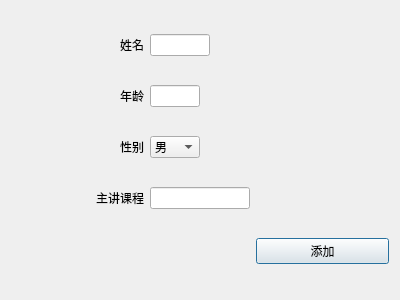
<?xml version="1.0" encoding="UTF-8"?>
<ui version="4.0">
 <class>addteacher</class>
 <widget class="QDialog" name="addteacher">
  <property name="geometry">
   <rect>
    <x>0</x>
    <y>0</y>
    <width>400</width>
    <height>300</height>
   </rect>
  </property>
  <property name="windowTitle">
   <string>教师信息</string>
  </property>
  <layout class="QGridLayout" name="gridLayout">
   <item row="2" column="1">
    <widget class="QComboBox" name="gender">
     <property name="maximumSize">
      <size>
       <width>50</width>
       <height>16777215</height>
      </size>
     </property>
     <item>
      <property name="text">
       <string>男</string>
      </property>
     </item>
     <item>
      <property name="text">
       <string>女</string>
      </property>
     </item>
    </widget>
   </item>
   <item row="1" column="0">
    <widget class="QLabel" name="label_2">
     <property name="text">
      <string>年龄</string>
     </property>
     <property name="alignment">
      <set>Qt::AlignRight|Qt::AlignTrailing|Qt::AlignVCenter</set>
     </property>
    </widget>
   </item>
   <item row="0" column="1">
    <widget class="QLineEdit" name="name">
     <property name="maximumSize">
      <size>
       <width>60</width>
       <height>16777215</height>
      </size>
     </property>
    </widget>
   </item>
   <item row="3" column="1">
    <widget class="QLineEdit" name="sub">
     <property name="maximumSize">
      <size>
       <width>100</width>
       <height>16777215</height>
      </size>
     </property>
    </widget>
   </item>
   <item row="4" column="2">
    <widget class="QPushButton" name="pushButton_2">
     <property name="text">
      <string>添加</string>
     </property>
    </widget>
   </item>
   <item row="2" column="0">
    <widget class="QLabel" name="label_3">
     <property name="text">
      <string>性别</string>
     </property>
     <property name="alignment">
      <set>Qt::AlignRight|Qt::AlignTrailing|Qt::AlignVCenter</set>
     </property>
    </widget>
   </item>
   <item row="3" column="0">
    <widget class="QLabel" name="label_4">
     <property name="text">
      <string>主讲课程</string>
     </property>
     <property name="alignment">
      <set>Qt::AlignRight|Qt::AlignTrailing|Qt::AlignVCenter</set>
     </property>
    </widget>
   </item>
   <item row="0" column="0">
    <widget class="QLabel" name="label">
     <property name="text">
      <string>姓名</string>
     </property>
     <property name="alignment">
      <set>Qt::AlignRight|Qt::AlignTrailing|Qt::AlignVCenter</set>
     </property>
    </widget>
   </item>
   <item row="1" column="1">
    <widget class="QLineEdit" name="age">
     <property name="maximumSize">
      <size>
       <width>50</width>
       <height>16777215</height>
      </size>
     </property>
    </widget>
   </item>
  </layout>
  <zorder>sub</zorder>
  <zorder>label</zorder>
  <zorder>label_2</zorder>
  <zorder>label_3</zorder>
  <zorder>name</zorder>
  <zorder>age</zorder>
  <zorder>gender</zorder>
  <zorder>label_4</zorder>
  <zorder>pushButton_2</zorder>
 </widget>
 <tabstops>
  <tabstop>name</tabstop>
  <tabstop>age</tabstop>
  <tabstop>gender</tabstop>
  <tabstop>sub</tabstop>
  <tabstop>pushButton_2</tabstop>
 </tabstops>
 <resources/>
 <connections/>
</ui>
